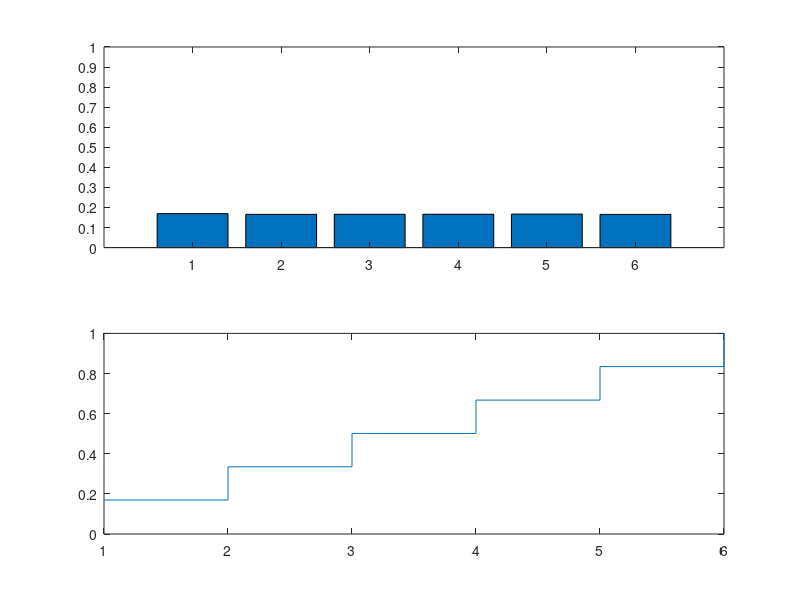

Reproduce this figure in MATLAB.
%1a)

exp = 1e5;
faces = 6;
jogadas = randi([1,6],1,exp);
favoraveis = zeros(1,faces);
for i = 1:faces
    favoraveis(i) = sum(jogadas == i);
end
result = favoraveis ./ exp;

subplot(2,1,1);
bar(1:faces, result);
ylim([0,1]);
yticks(0:0.1:1);
xticks(1:6);

%1b)
resultAcumulado = zeros(1,faces);
soma = 0;
for i = 1:faces
    soma = soma + result(i);
    resultAcumulado(i) = soma;
end

subplot(2,1,2);
stairs(resultAcumulado);
xticks(1:6);
